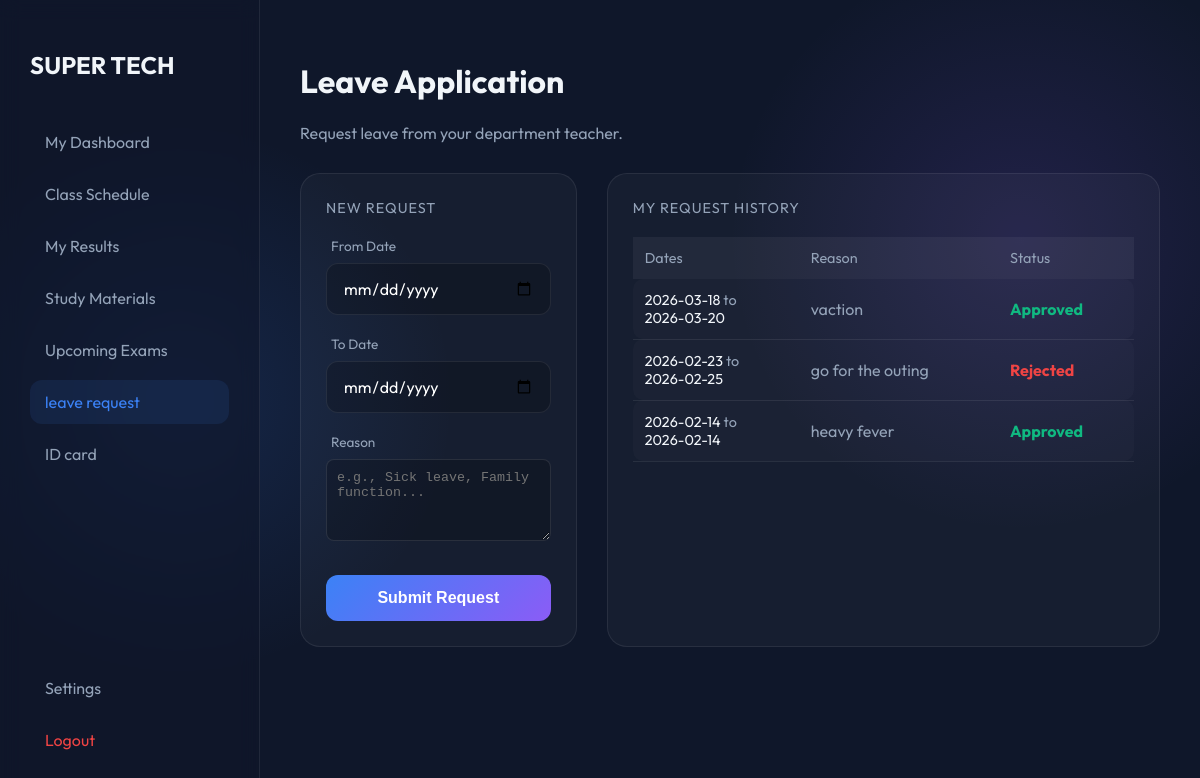
The app's page /student_leave.php (signed in) with its own data.
### tables this page shows
CREATE TABLE `leave_requests` (
  `id` int(11) NOT NULL,
  `student_id` int(11) NOT NULL,
  `dept_id` int(11) NOT NULL,
  `start_date` date NOT NULL,
  `end_date` date NOT NULL,
  `reason` text NOT NULL,
  `status` enum('Pending','Approved','Rejected') DEFAULT 'Pending',
  `request_date` timestamp NOT NULL DEFAULT current_timestamp()
);

### student_leave.php (the view, shortened to what this page needs)
<?php
include 'db.php';
$student_id = $_SESSION['user_id'];
?>
<!DOCTYPE html>
<html>
<head>
    <link rel="stylesheet" href="style.css">
</head>
<body>
    <div class="dashboard-container">
        <div class="sidebar">
            <h2 style="margin-bottom: 40px;">SUPER TECH</h2>
            <nav>
                <a href="student_dashboard.php" class="nav-item">My Dashboard</a>
                <a href="student_schedule.php" class="nav-item">Class Schedule</a>
                <a href="student_results.php" class="nav-item">My Results</a>
                <a href="student_materials.php" class="nav-item">Study Materials</a>
                <a href="student_exams.php" class="nav-item">Upcoming Exams</a>
                <a href="student_leave.php" class="nav-item active">leave request</a>
                <a href="student_id_card.php" class="nav-item">ID card</a>
        	</nav>
            <div style="margin-top: auto;">
            	<a href="settings.php" class="nav-item">Settings</a>
                <a href="logout.php" class="nav-item" style="color: #ef4444;">Logout</a>
            </div>
        </div>
        <div class="main-area">
            <h1>Leave Application</h1>
            <p style="color: var(--text-muted); margin-bottom: 30px;">Request leave from your department teacher.</p>
            <div style="display: grid; grid-template-columns: 1fr 2fr; gap: 30px;">
                <div class="tech-card" style="height: fit-content;">
                    <h3 style="margin-bottom: 20px;">New Request</h3>
                    <form method="POST">
                        <div class="input-group">
                            <label>From Date</label>
                            <input type="date" name="start_date" required>
                        </div>
                        <div class="input-group">
                            <label>To Date</label>
                            <input type="date" name="end_date" required>
                        </div>
                        <div class="input-group">
                            <label>Reason</label>
                            <textarea name="reason" rows="4" required placeholder="e.g., Sick leave, Family function..."
                                      style="width: 100%; padding: 10px; background: rgba(0,0,0,0.2); border: 1px solid rgba(255,255,255,0.1); border-radius: 8px; color: white; outline: none;"></textarea>
                        </div>
                        <button type="submit" name="apply_leave" class="btn-tech">Submit Request</button>
                    </form>
                </div>
                <div class="tech-card">
                    <h3 style="margin-bottom: 20px;">My Request History</h3>
                    <table style="width: 100%; border-collapse: collapse;">
                        <thead style="background: rgba(255,255,255,0.05);">
                            <tr>
                                <th style="padding: 12px; text-align: left;">Dates</th>
                                <th style="padding: 12px; text-align: left;">Reason</th>
                                <th style="padding: 12px; text-align: left;">Status</th>
                            </tr>
                        </thead>
                        <tbody>
                            <?php
                            $sql = "SELECT * FROM leave_requests WHERE student_id=$student_id ORDER BY id DESC";
                            $res = $conn->query($sql);
                            if($res->num_rows > 0) {
                                while($row = $res->fetch_assoc()) {
                                    $statusColor = '#f59e0b';
                                    if($row['status'] == 'Approved') $statusColor = '#10b981';
                                    if($row['status'] == 'Rejected') $statusColor = '#ef4444';
                                    echo "<tr style='border-bottom: 1px solid var(--glass-border);'>
                                            <td style='padding: 12px; font-size: 0.9rem;'>
                                                {$row['start_date']} <span style='color:var(--text-muted);'>to</span><br>{$row['end_date']}
                                            </td>
                                            <td style='padding: 12px; color: var(--text-muted);'>{$row['reason']}</td>
                                            <td style='padding: 12px; font-weight: bold; color: $statusColor;'>{$row['status']}</td>
                                          </tr>";
                                }
                            } else {
                                echo "<tr><td colspan='3' style='padding:20px; text-align:center; opacity:0.6;'>No leave history found.</td></tr>";
                            }
                            ?>
                        </tbody>
                    </table>
                </div>
            </div>
        </div>
    </div>
</body>
</html>

### style.css (style rules this page uses)
:root { --bg-deep: #0f172a; --accent-glow: #3b82f6; --accent-secondary: #8b5cf6; --text-main: #f1f5f9; --text-muted: #94a3b8; --glass-bg: rgba(255, 255, 255, 0.03); --glass-border: rgba(255, 255, 255, 0.08); --input-bg: rgba(0, 0, 0, 0.2); }
* { box-sizing: border-box; }
body { font-family: 'Outfit', sans-serif; margin: 0; background-color: var(--bg-deep); background-image: radial-gradient(circle at 15% 50%, rgba(59, 130, 246, 0.15), transparent 25%), radial-gradient(circle at 85% 30%, rgba(139, 92, 246, 0.15), transparent 25%); color: var(--text-main); height: 100vh; overflow: hidden; }
.input-group { margin-bottom: 20px; text-align: left; }
.input-group label { display: block; color: var(--text-muted); font-size: 0.85rem; margin-bottom: 8px; margin-left: 5px; }
.input-group input { width: 100%; padding: 14px 16px; background: var(--input-bg); border: 1px solid var(--glass-border); border-radius: 12px; color: white; font-family: 'Outfit', sans-serif; font-size: 1rem; transition: all 0.3s ease; }
.btn-tech { width: 100%; padding: 14px; margin-top: 10px; background: linear-gradient(135deg, var(--accent-glow), var(--accent-secondary)); color: white; border: none; border-radius: 12px; font-size: 1rem; font-weight: 600; cursor: pointer; transition: transform 0.2s, box-shadow 0.2s; }
.dashboard-container { display: flex; height: 100vh; }
.sidebar { width: 260px; background: rgba(15, 23, 42, 0.6); backdrop-filter: blur(10px); border-right: 1px solid var(--glass-border); padding: 30px; display: flex; flex-direction: column; }
.nav-item { display: flex; align-items: center; padding: 12px 15px; color: var(--text-muted); text-decoration: none; border-radius: 12px; margin-bottom: 8px; transition: 0.3s; }
.nav-item:hover, .nav-item.active { background: rgba(59, 130, 246, 0.1); color: var(--accent-glow); }
.main-area { flex: 1; padding: 40px; overflow-y: auto; }
.tech-card { background: var(--glass-bg); border: 1px solid var(--glass-border); border-radius: 20px; padding: 25px; margin-bottom: 25px; transition: all 0.3s cubic-bezier(0.4, 0, 0.2, 1); position: relative; }
.tech-card h3 { margin-top: 0; font-weight: 400; color: var(--text-muted); font-size: 0.9rem; text-transform: uppercase; letter-spacing: 1px; }
table { width: 100%; border-collapse: separate; border-spacing: 0 8px; }
th { text-align: left; color: var(--text-muted); padding: 15px; font-weight: 400; font-size: 0.9rem; }
td { background: rgba(255,255,255,0.02); padding: 15px; }
td:first-child { border-radius: 10px 0 0 10px; }
td:last-child { border-radius: 0 10px 10px 0; }

### records on screen
leave_requests: start_date "2026-03-18", end_date "2026-03-20", reason "vaction", status "Approved"
leave_requests: start_date "2026-02-23", end_date "2026-02-25", reason "go for the outing", status "Rejected"
leave_requests: start_date "2026-02-14", end_date "2026-02-14", reason "heavy fever", status "Approved"
